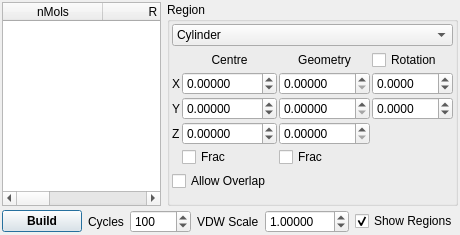
<ui version="4.0" >
 <class>DisorderDialog</class>
 <widget class="QDialog" name="DisorderDialog" >
  <property name="geometry" >
   <rect>
    <x>0</x>
    <y>0</y>
    <width>363</width>
    <height>235</height>
   </rect>
  </property>
  <property name="windowTitle" >
   <string>Disordered Builder</string>
  </property>
  <property name="windowIcon" >
   <iconset resource="icons.qrc" >:/stackicons/icons/stack_disorder.svg</iconset>
  </property>
  <layout class="QVBoxLayout" >
   <property name="margin" >
    <number>2</number>
   </property>
   <property name="spacing" >
    <number>4</number>
   </property>
   <item>
    <layout class="QHBoxLayout" >
     <property name="margin" >
      <number>0</number>
     </property>
     <property name="spacing" >
      <number>6</number>
     </property>
     <item>
      <widget class="QTableWidget" name="ComponentTable" >
       <property name="editTriggers" >
        <set>QAbstractItemView::AnyKeyPressed|QAbstractItemView::DoubleClicked|QAbstractItemView::EditKeyPressed|QAbstractItemView::NoEditTriggers</set>
       </property>
       <property name="selectionMode" >
        <enum>QAbstractItemView::SingleSelection</enum>
       </property>
       <property name="selectionBehavior" >
        <enum>QAbstractItemView::SelectRows</enum>
       </property>
       <column>
        <property name="text" >
         <string>nMols</string>
        </property>
       </column>
       <column>
        <property name="text" >
         <string>R</string>
        </property>
       </column>
       <column>
        <property name="text" >
         <string>T</string>
        </property>
       </column>
       <column>
        <property name="text" >
         <string>Model</string>
        </property>
       </column>
      </widget>
     </item>
     <item>
      <widget class="QGroupBox" name="ComponentRegionGroup" >
       <property name="title" >
        <string>Region</string>
       </property>
       <layout class="QVBoxLayout" >
        <property name="margin" >
         <number>2</number>
        </property>
        <property name="spacing" >
         <number>4</number>
        </property>
        <item>
         <widget class="QComboBox" name="ComponentRegionCombo" >
          <property name="sizePolicy" >
           <sizepolicy>
            <hsizetype>7</hsizetype>
            <vsizetype>0</vsizetype>
            <horstretch>0</horstretch>
            <verstretch>0</verstretch>
           </sizepolicy>
          </property>
          <property name="currentIndex" >
           <number>3</number>
          </property>
          <item>
           <property name="text" >
            <string>Cell</string>
           </property>
          </item>
          <item>
           <property name="text" >
            <string>Cuboid</string>
           </property>
          </item>
          <item>
           <property name="text" >
            <string>Spheroid</string>
           </property>
          </item>
          <item>
           <property name="text" >
            <string>Cylinder</string>
           </property>
          </item>
         </widget>
        </item>
        <item>
         <layout class="QGridLayout" >
          <property name="margin" >
           <number>0</number>
          </property>
          <property name="spacing" >
           <number>2</number>
          </property>
          <item row="2" column="1" >
           <widget class="QDoubleSpinBox" name="CentreYSpin" >
            <property name="sizePolicy" >
             <sizepolicy>
              <hsizetype>7</hsizetype>
              <vsizetype>0</vsizetype>
              <horstretch>0</horstretch>
              <verstretch>0</verstretch>
             </sizepolicy>
            </property>
            <property name="decimals" >
             <number>5</number>
            </property>
            <property name="maximum" >
             <double>1000.000000000000000</double>
            </property>
            <property name="minimum" >
             <double>-1000.000000000000000</double>
            </property>
           </widget>
          </item>
          <item row="4" column="1" >
           <widget class="QCheckBox" name="CentreFracCheck" >
            <property name="text" >
             <string>Frac</string>
            </property>
           </widget>
          </item>
          <item row="1" column="1" >
           <widget class="QDoubleSpinBox" name="CentreXSpin" >
            <property name="sizePolicy" >
             <sizepolicy>
              <hsizetype>7</hsizetype>
              <vsizetype>0</vsizetype>
              <horstretch>0</horstretch>
              <verstretch>0</verstretch>
             </sizepolicy>
            </property>
            <property name="decimals" >
             <number>5</number>
            </property>
            <property name="maximum" >
             <double>1000.000000000000000</double>
            </property>
            <property name="minimum" >
             <double>-1000.000000000000000</double>
            </property>
           </widget>
          </item>
          <item row="2" column="0" >
           <widget class="QLabel" name="label_24" >
            <property name="sizePolicy" >
             <sizepolicy>
              <hsizetype>1</hsizetype>
              <vsizetype>5</vsizetype>
              <horstretch>0</horstretch>
              <verstretch>0</verstretch>
             </sizepolicy>
            </property>
            <property name="text" >
             <string>Y</string>
            </property>
           </widget>
          </item>
          <item row="3" column="1" >
           <widget class="QDoubleSpinBox" name="CentreZSpin" >
            <property name="sizePolicy" >
             <sizepolicy>
              <hsizetype>7</hsizetype>
              <vsizetype>0</vsizetype>
              <horstretch>0</horstretch>
              <verstretch>0</verstretch>
             </sizepolicy>
            </property>
            <property name="decimals" >
             <number>5</number>
            </property>
            <property name="maximum" >
             <double>1000.000000000000000</double>
            </property>
            <property name="minimum" >
             <double>-1000.000000000000000</double>
            </property>
           </widget>
          </item>
          <item row="1" column="2" >
           <widget class="QDoubleSpinBox" name="GeometryXSpin" >
            <property name="sizePolicy" >
             <sizepolicy>
              <hsizetype>7</hsizetype>
              <vsizetype>0</vsizetype>
              <horstretch>0</horstretch>
              <verstretch>0</verstretch>
             </sizepolicy>
            </property>
            <property name="decimals" >
             <number>5</number>
            </property>
            <property name="maximum" >
             <double>2000.000000000000000</double>
            </property>
           </widget>
          </item>
          <item row="3" column="2" >
           <widget class="QDoubleSpinBox" name="GeometryZSpin" >
            <property name="sizePolicy" >
             <sizepolicy>
              <hsizetype>7</hsizetype>
              <vsizetype>0</vsizetype>
              <horstretch>0</horstretch>
              <verstretch>0</verstretch>
             </sizepolicy>
            </property>
            <property name="decimals" >
             <number>5</number>
            </property>
            <property name="maximum" >
             <double>2000.000000000000000</double>
            </property>
           </widget>
          </item>
          <item row="0" column="2" >
           <widget class="QLabel" name="label344_2" >
            <property name="sizePolicy" >
             <sizepolicy>
              <hsizetype>1</hsizetype>
              <vsizetype>5</vsizetype>
              <horstretch>0</horstretch>
              <verstretch>0</verstretch>
             </sizepolicy>
            </property>
            <property name="text" >
             <string>Geometry</string>
            </property>
            <property name="alignment" >
             <set>Qt::AlignCenter</set>
            </property>
           </widget>
          </item>
          <item row="4" column="2" >
           <widget class="QCheckBox" name="GeometryFracCheck" >
            <property name="text" >
             <string>Frac</string>
            </property>
           </widget>
          </item>
          <item row="0" column="1" >
           <widget class="QLabel" name="label344" >
            <property name="sizePolicy" >
             <sizepolicy>
              <hsizetype>1</hsizetype>
              <vsizetype>5</vsizetype>
              <horstretch>0</horstretch>
              <verstretch>0</verstretch>
             </sizepolicy>
            </property>
            <property name="text" >
             <string>Centre</string>
            </property>
            <property name="alignment" >
             <set>Qt::AlignCenter</set>
            </property>
           </widget>
          </item>
          <item row="2" column="2" >
           <widget class="QDoubleSpinBox" name="GeometryYSpin" >
            <property name="sizePolicy" >
             <sizepolicy>
              <hsizetype>7</hsizetype>
              <vsizetype>0</vsizetype>
              <horstretch>0</horstretch>
              <verstretch>0</verstretch>
             </sizepolicy>
            </property>
            <property name="decimals" >
             <number>5</number>
            </property>
            <property name="maximum" >
             <double>2000.000000000000000</double>
            </property>
           </widget>
          </item>
          <item row="1" column="0" >
           <widget class="QLabel" name="label_23" >
            <property name="sizePolicy" >
             <sizepolicy>
              <hsizetype>1</hsizetype>
              <vsizetype>5</vsizetype>
              <horstretch>0</horstretch>
              <verstretch>0</verstretch>
             </sizepolicy>
            </property>
            <property name="text" >
             <string>X</string>
            </property>
           </widget>
          </item>
          <item row="3" column="0" >
           <widget class="QLabel" name="label_25" >
            <property name="sizePolicy" >
             <sizepolicy>
              <hsizetype>1</hsizetype>
              <vsizetype>5</vsizetype>
              <horstretch>0</horstretch>
              <verstretch>0</verstretch>
             </sizepolicy>
            </property>
            <property name="text" >
             <string>Z</string>
            </property>
            <property name="scaledContents" >
             <bool>false</bool>
            </property>
           </widget>
          </item>
          <item row="1" column="3" >
           <widget class="QDoubleSpinBox" name="RotationXSpin" >
            <property name="decimals" >
             <number>4</number>
            </property>
            <property name="maximum" >
             <double>180.000000000000000</double>
            </property>
            <property name="minimum" >
             <double>-180.000000000000000</double>
            </property>
           </widget>
          </item>
          <item row="2" column="3" >
           <widget class="QDoubleSpinBox" name="RotationYSpin" >
            <property name="decimals" >
             <number>4</number>
            </property>
            <property name="maximum" >
             <double>180.000000000000000</double>
            </property>
            <property name="minimum" >
             <double>-180.000000000000000</double>
            </property>
           </widget>
          </item>
          <item row="0" column="3" >
           <widget class="QCheckBox" name="RotationCheck" >
            <property name="text" >
             <string>Rotation</string>
            </property>
           </widget>
          </item>
         </layout>
        </item>
        <item>
         <widget class="QCheckBox" name="AllowOverlapCheck" >
          <property name="text" >
           <string>Allow Overlap</string>
          </property>
         </widget>
        </item>
        <item>
         <spacer>
          <property name="orientation" >
           <enum>Qt::Vertical</enum>
          </property>
          <property name="sizeHint" >
           <size>
            <width>20</width>
            <height>40</height>
           </size>
          </property>
         </spacer>
        </item>
       </layout>
      </widget>
     </item>
    </layout>
   </item>
   <item>
    <layout class="QHBoxLayout" >
     <property name="margin" >
      <number>0</number>
     </property>
     <property name="spacing" >
      <number>6</number>
     </property>
     <item>
      <widget class="QPushButton" name="DisorderStartButton" >
       <property name="sizePolicy" >
        <sizepolicy>
         <hsizetype>7</hsizetype>
         <vsizetype>0</vsizetype>
         <horstretch>0</horstretch>
         <verstretch>0</verstretch>
        </sizepolicy>
       </property>
       <property name="font" >
        <font>
         <weight>75</weight>
         <bold>true</bold>
        </font>
       </property>
       <property name="text" >
        <string>Build</string>
       </property>
      </widget>
     </item>
     <item>
      <widget class="QLabel" name="label_27" >
       <property name="text" >
        <string>Cycles</string>
       </property>
      </widget>
     </item>
     <item>
      <widget class="QSpinBox" name="DisorderCyclesSpin" >
       <property name="sizePolicy" >
        <sizepolicy>
         <hsizetype>7</hsizetype>
         <vsizetype>0</vsizetype>
         <horstretch>0</horstretch>
         <verstretch>0</verstretch>
        </sizepolicy>
       </property>
       <property name="maximum" >
        <number>10000</number>
       </property>
       <property name="value" >
        <number>100</number>
       </property>
      </widget>
     </item>
     <item>
      <widget class="QLabel" name="label_30" >
       <property name="text" >
        <string>VDW Scale</string>
       </property>
      </widget>
     </item>
     <item>
      <widget class="QDoubleSpinBox" name="VDWScaleSpin" >
       <property name="sizePolicy" >
        <sizepolicy>
         <hsizetype>7</hsizetype>
         <vsizetype>0</vsizetype>
         <horstretch>0</horstretch>
         <verstretch>0</verstretch>
        </sizepolicy>
       </property>
       <property name="decimals" >
        <number>5</number>
       </property>
       <property name="maximum" >
        <double>100.000000000000000</double>
       </property>
       <property name="singleStep" >
        <double>0.010000000000000</double>
       </property>
       <property name="value" >
        <double>1.000000000000000</double>
       </property>
      </widget>
     </item>
     <item>
      <widget class="QCheckBox" name="ShowRegionsCheck" >
       <property name="text" >
        <string>Show Regions</string>
       </property>
       <property name="checked" >
        <bool>true</bool>
       </property>
      </widget>
     </item>
    </layout>
   </item>
  </layout>
 </widget>
 <tabstops>
  <tabstop>ComponentTable</tabstop>
  <tabstop>ComponentRegionCombo</tabstop>
  <tabstop>CentreXSpin</tabstop>
  <tabstop>CentreYSpin</tabstop>
  <tabstop>CentreZSpin</tabstop>
  <tabstop>GeometryXSpin</tabstop>
  <tabstop>GeometryYSpin</tabstop>
  <tabstop>GeometryZSpin</tabstop>
  <tabstop>CentreFracCheck</tabstop>
  <tabstop>GeometryFracCheck</tabstop>
  <tabstop>ShowRegionsCheck</tabstop>
  <tabstop>DisorderStartButton</tabstop>
  <tabstop>DisorderCyclesSpin</tabstop>
  <tabstop>VDWScaleSpin</tabstop>
 </tabstops>
 <resources>
  <include location="icons.qrc" />
 </resources>
 <connections/>
</ui>
